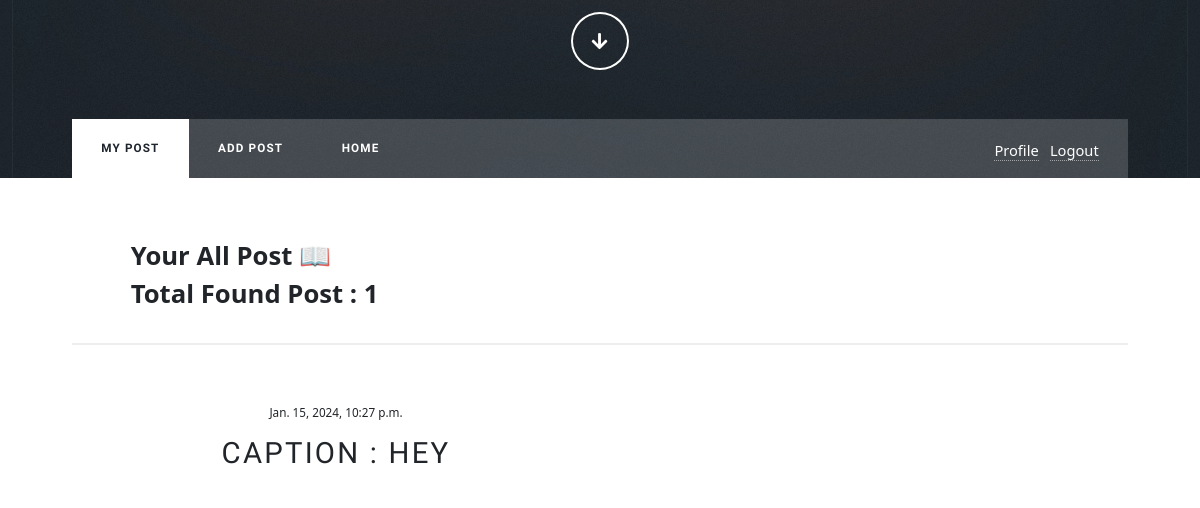
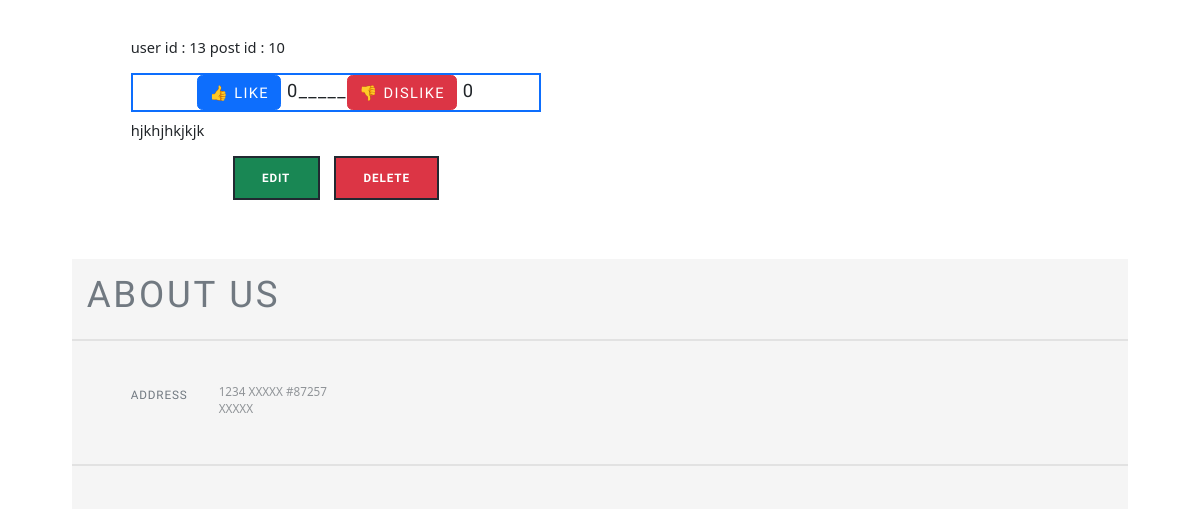
The app's page /post/user_post/13/ (middle part), older data (2 pictures, top to bottom).
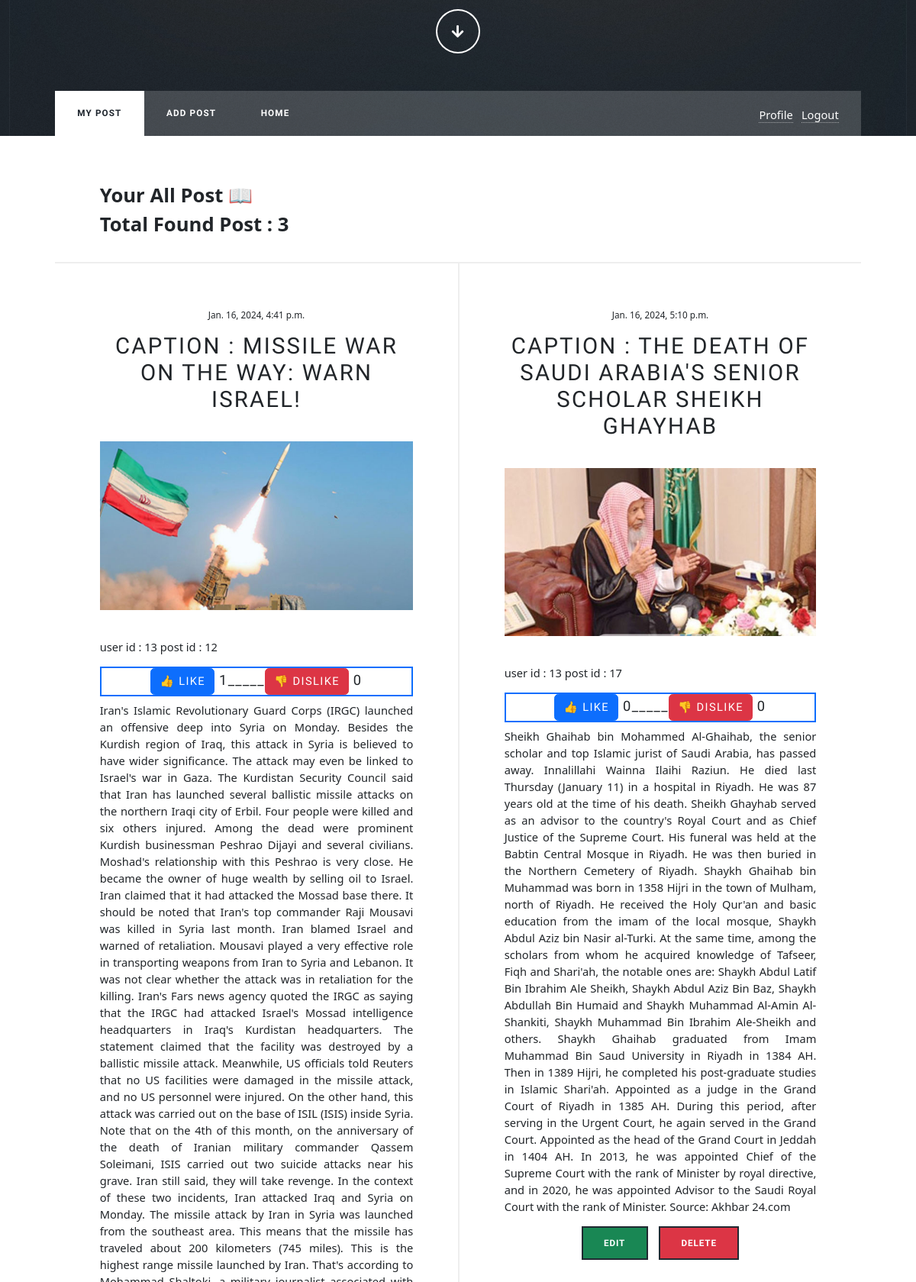
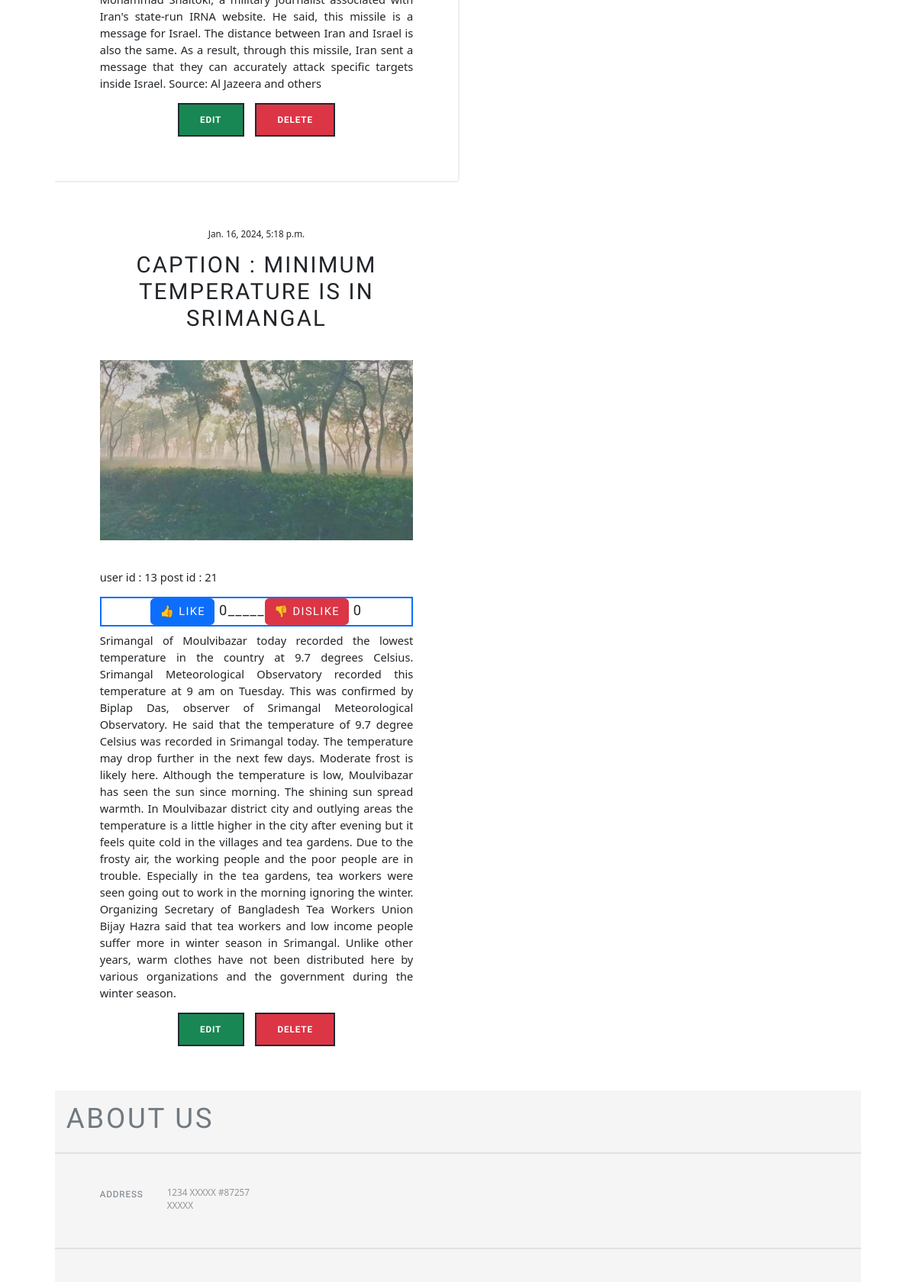
The same page, newer data (2 pictures, top to bottom).
### post/models.py (models this page shows, shortened)
class PostModel(models.Model):
    user = models.ForeignKey(User, related_name='post',on_delete=models.CASCADE)
    caption = models.CharField(max_length=3000)
    created_on = models.DateTimeField(auto_now_add=True)
    body = models.TextField(null=True,blank=True)
    post_image = models.ImageField(upload_to='post/media/images/',null=True,blank=True)
    post_like = models.IntegerField(default=0,null=True,blank=True)
    post_dislike = models.IntegerField(default=0,null=True,blank=True)

### post/views.py (the view)
# urls.py: path('user_post/<int:user_id>/',views.user_post,name='userPost'),
def user_post(request,user_id):
    user = User.objects.get(id=user_id)
    data = PostModel.objects.filter(user=user)
    return render(request,'user_post.html',{'posts':data})

### post/templates/user_post.html
{% extends "dashboard.html" %}
{% block content %}
<div id="main">
    <p class="fw-bold fs-3">Your All Post 📖 <br>
	Total Found Post : {{posts | length}}</p>
		<section class="posts">
			{% for post in posts %}
			<article>
				<header>
					<span class="date">{{post.created_on}}</span>
					<h2><a href="#">Caption : {{post.caption}}</a></h2>
				</header>
				<a href="#" class="image fit"><img src="{{post.post_image.url}}" alt="" /></a>
				<p>user id : {{post.user.id}} post id : {{post.id}}</p>
				<h5 class="border border-2 border-primary"><a class="text-decoration-none btn btn-primary" href="#">👍 Like</a> {{post.post_like}}_____<a class="btn btn-danger" href="#">👎 Dislike</a> {{post.post_dislike}}</h5>
				<p> {{post.body}} </p>
				<ul class="actions special">
					<li><a href="{% url "editpost" post.id %}" class="button bg-success text-white">Edit</a></li>
					<li><a href="{% url "deletepost" post.id %}" class="button bg-danger text-white">Delete</a></li>
				</ul>
			</article>
			{% endfor %}
		</section>
</div>
{% endblock content %}

### post/templates/dashboard.html (shortened to what this page needs)
{% load static %}
<!DOCTYPE HTML>
<html>
	<head>
		<link rel="stylesheet" href="{% static 'assets/css/main.css' %}" />
		<link href="https://cdn.jsdelivr.net/npm/bootstrap@5.3.2/dist/css/bootstrap.min.css" rel="stylesheet">
	</head>
	<body class="is-preload">
			<div id="wrapper" class="fade-in">
					<div id="intro">
						<ul class="actions">
							<li><a href="#header" class="button icon solid solo fa-arrow-down scrolly">Continue</a></li>
						</ul>
					</div>
					<header id="header">
					</header>
					<nav id="nav">
						<ul class="links">
							<li class="active"><a class="text-decoration-none" href="{% url "userPost" request.user.id %}">My Post</a></li>
							<li><a class="text-decoration-none" href="{% url "addPost" %}">Add Post</a></li>
							<li><a class="text-decoration-none" href="{% url "homepage" %}">Home</a></li>
						</ul>
						<ul class="icons">
                            <li><a class="text-decoration-none" href="{% url "profile" %}" class=""><span class="label">Profile</span></a></li>
                            <li><a class="text-decoration-none" href="{% url "logout" %}" class=""><span class="label">Logout</span></a></li>
						</ul>
					</nav>
				{% block content %}{% endblock content %}
					<footer id="footer">
						<section class="split contact">
                            <h1 class="p-3">About Us</h1>
							<section class="alt">
								<h3>Address</h3>
								<p>1234 XXXXX #87257<br />
								XXXXX</p>
							</section>
							<section>
							</section>
						</section>
					</footer>
			</div>
	</body>
</html>

Row changes from the older to the newer data that the page shows:
removed PostModel: created_on "Jan. 15, 2024, 10:27 p.m.", caption "HEY", user.id "13", id "10", post_like "0", post_dislike "0", body "hjkhjhkjkjk"
added PostModel: created_on "Jan. 16, 2024, 4:41 p.m.", caption "MISSILE WAR ON THE WAY: WARN ISRAEL!", post_image (picture), user.id "13", id "12", post_like "1", post_dislike "0", body "Iran's Islamic Revolutionary Guard Corps (IRGC) launched an offensive deep into Syria on Monday. Besides the Kurdish region of Iraq, this attack in Syria is believed to have wider significance. The attack may even be linked to Israel's war in Gaza. The Kurdistan Security Council said that Iran has launched several ballistic missile attacks on the northern Iraqi city of Erbil. Four people were killed and six others injured. Among the dead were prominent Kurdish businessman Peshrao Dijayi and several civilians. Moshad's relationship with this Peshrao is very close. He became the owner of huge wealth by selling oil to Israel. Iran claimed that it had attacked the Mossad base there. It should…"
added PostModel: created_on "Jan. 16, 2024, 5:10 p.m.", caption "THE DEATH OF SAUDI ARABIA'S SENIOR SCHOLAR SHEIKH GHAYHAB", post_image (picture), user.id "13", id "17", post_like "0", post_dislike "0", body "Sheikh Ghaihab bin Mohammed Al-Ghaihab, the senior scholar and top Islamic jurist of Saudi Arabia, has passed away. Innalillahi Wainna Ilaihi Raziun. He died last Thursday (January 11) in a hospital in Riyadh. He was 87 years old at the time of his death. Sheikh Ghayhab served as an advisor to the country's Royal Court and as Chief Justice of the Supreme Court. His funeral was held at the Babtin Central Mosque in Riyadh. He was then buried in the Northern Cemetery of Riyadh. Shaykh Ghaihab bin Muhammad was born in 1358 Hijri in the town of Mulham, north of Riyadh. He received the Holy Qur'an and basic education from the imam of the local mosque, Shaykh Abdul Aziz bin Nasir al-Turki. At the…"
added PostModel: created_on "Jan. 16, 2024, 5:18 p.m.", caption "MINIMUM TEMPERATURE IS IN SRIMANGAL", post_image (picture), user.id "13", id "21", post_like "0", post_dislike "0", body "Srimangal of Moulvibazar today recorded the lowest temperature in the country at 9.7 degrees Celsius. Srimangal Meteorological Observatory recorded this temperature at 9 am on Tuesday. This was confirmed by Biplap Das, observer of Srimangal Meteorological Observatory. He said that the temperature of 9.7 degree Celsius was recorded in Srimangal today. The temperature may drop further in the next few days. Moderate frost is likely here. Although the temperature is low, Moulvibazar has seen the sun since morning. The shining sun spread warmth. In Moulvibazar district city and outlying areas the temperature is a little higher in the city after evening but it feels quite cold in the villages and…"
Text that changed along with them:
{{ posts | length }}: "1" → "3"
